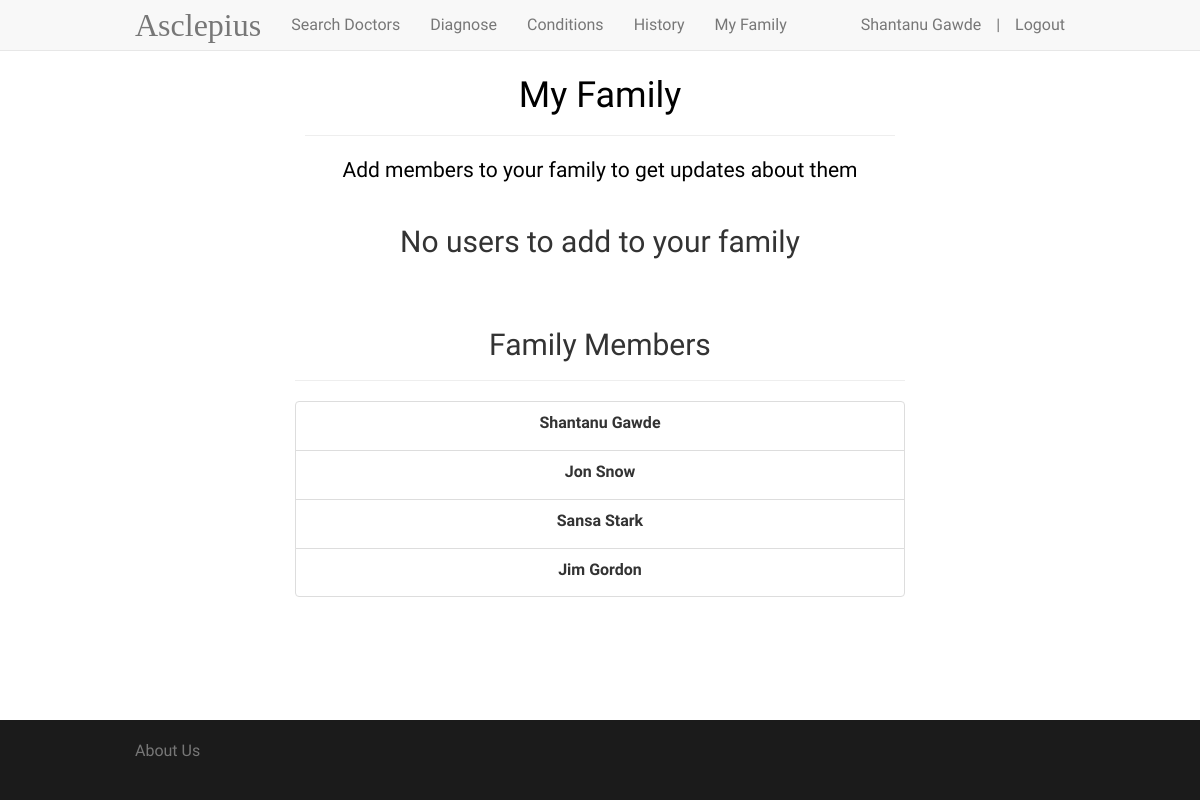
The app's page /family (signed in), older data.
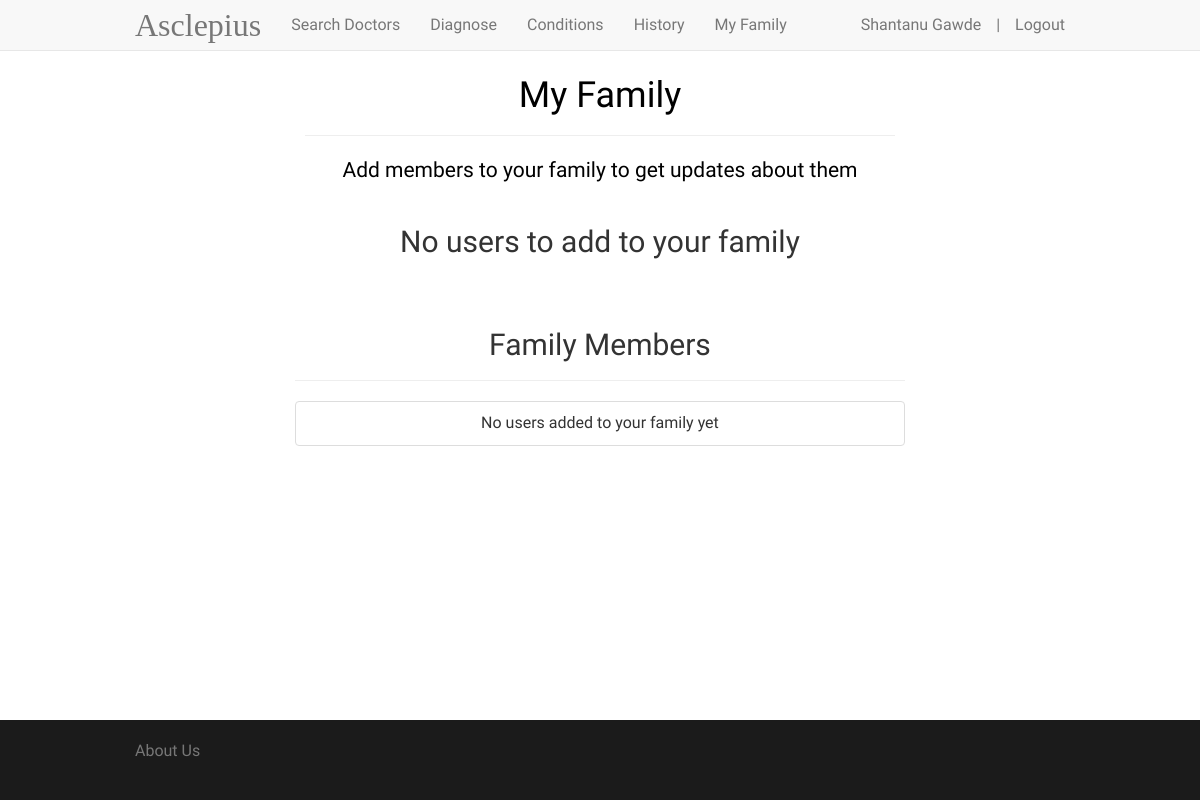
The same page, newer data.
### app/models.py (models this page shows, shortened)
class User(UserMixin, db.Model):
    __tablename__ = 'users'
    id = db.Column(db.Integer, primary_key=True)
    name = db.Column(db.String(120), unique=True, index=True)
    age = db.Column(db.Integer)
    email = db.Column(db.String(120), unique=True, index=True)
    gender = db.Column(db.String(120))
    locality = db.Column(db.String(120))
    conditions = db.relationship('Condition',
                                 secondary=conditionhistory,
                                 backref=db.backref('users', lazy='dynamic'),
                                 lazy='dynamic')
    risks = db.relationship('Risk',
                                 secondary=riskuser,
                                 backref=db.backref('users', lazy='dynamic'),
                                 lazy='dynamic')
    password_hash = db.Column(db.String(128))
    family_id = db.Column(db.Integer, default=0)
    @property
    def password(self):
        raise AttributeError('password is not a readable attribute')

### app/views.py (the view)
@app.route('/family', methods=['GET', 'POST'])
@login_required
def family():
    form = SearchFamilyForm()
    if g.user.family_id != 0:
        allmembers = User.query.filter_by(family_id=0).all()
    else:
        allmembers = User.query.all()
    form.members.choices = [(x.id, x.name) for x in allmembers if x.id != g.user.id]
    my_family = User.query.filter_by(family_id=g.user.family_id).all()
    form.my_members.choices = [(x.id, x.name) for x in my_family if x.family_id != 0]
    return render_template('family.html', title='Family', form=form)

### app/models.py (called while the page is built)
@login_manager.user_loader
def load_user(user_id):
    return User.query.get(int(user_id))

### app/views.py (called while the page is built)
@app.before_request
def before_request():
    g.user = current_user

### app/templates/family.html (shortened to what this page needs)
{% extends "base.html" %}
{% block content %}
<div class="container" style="padding-top: 3%; display: none">
    <div class="col-md-8 col-md-offset-2" style="color: black">
        <div class="page-header">
            <h1 style="text-align: center">My Family</h1>
        </div>
        <p class="lead" style="margin-top: 20px; text-align:center">Add members to your family to get updates about
            them</p>
    </div>
    <div class="row" style="padding-top: 20px; font-family: 'Josefin Sans', sans-serif; font-size: 16px;">
        <div align="center">
            <div id="dropdiv" class="col-md-8 col-md-offset-2">
                {% if form.members.choices|length > 0 %}
                <div class="input-group">
                    {{ form.members(class='form-control') }}
                    <span class="input-group-btn">
                            <button id="addbtn" class="btn btn-default">Add</button>
                      </span>
                </div>
                {% else %}
                <h2>No users to add to your family</h2>
                {% endif %}
            </div>
        </div>
    </div>
    <div class="row"
         style="padding-top: 20px; padding-bottom: 20px; font-family: 'Josefin Sans', sans-serif; font-size: 16px; border-top: 1px">
        <div align="center">
            <div class="col-md-8 col-md-offset-2">
                <div class="page-header">
                    <h2>Family Members</h2>
                </div>
                <ul class="list-group" id="myfam">
                    {% if form.my_members.choices|length > 0 %}
                    {% for mem in form.my_members %}
                    <li class="list-group-item">{{ mem.label }}</li>
                    {% endfor %}
                    {% else %}
                    <li class="list-group-item">No users added to your family yet</li>
                    {% endif %}
                </ul>
            </div>
        </div>
    </div>
</div>
{% endblock %}

### app/templates/base.html (shortened to what this page needs)
<!DOCTYPE html>
<html lang="en">
<head>
    <link rel="stylesheet" href="{{ url_for('static', filename='css/bootstrap.min.css') }}">
    <link rel="stylesheet" href="{{ url_for('static', filename='css/font-awesome.min.css') }}">
</head>
<body>
<nav class="navbar navbar-default navbar-fixed-top">
    <div class="container">
        <div class="navbar-header">
            <a class="navbar-brand" style="font-family: 'Cinzel', serif; font-size: 32px;" href="{{ url_for('index') }}">Asclepius</a>
        </div>
        <div class="collapse navbar-collapse" id="bs-example-navbar-collapse-1">
            {% if g.user.is_authenticated %}
            <ul class="nav navbar-nav">
                <li><a href="{{ url_for('searchdoctor') }}">Search Doctors</a></li>
                <li><a href="{{ url_for('searchphrases') }}">Diagnose</a></li>
                <li><a href="{{ url_for('conditionhistory') }}">Conditions</a></li>
                <li><a href="{{ url_for('globalhistory') }}">History</a></li>
                <li><a href="{{ url_for('family') }}">My Family</a></li>
            </ul>
            <ul class="nav navbar-nav navbar-right">
                <li><a style="padding-right:0px" disabled="disabled">{{ g.user.name }}</a></li>
                <li><a style="padding-right:0px" disabled="disabled">|</a></li>
                <li><a href="{{ url_for('logout') }}">Logout</a></li>
            </ul>
            {% endif %}
        </div>
    </div>
</nav>
{% block content %}{% endblock %}
<footer class="footer">
    <div class="container">
        <p class="text-muted">About Us</p>
    </div>
</footer>
</body>
</html>

Row changes from the older to the newer data that the page shows:
no longer on one of the page's lists (row edited): User: label "Shantanu Gawde"
removed User: label "Jon Snow"
removed User: label "Sansa Stark"
removed User: label "Jim Gordon"
Text that changed along with them:
text now shown: "No users added to your family yet"
